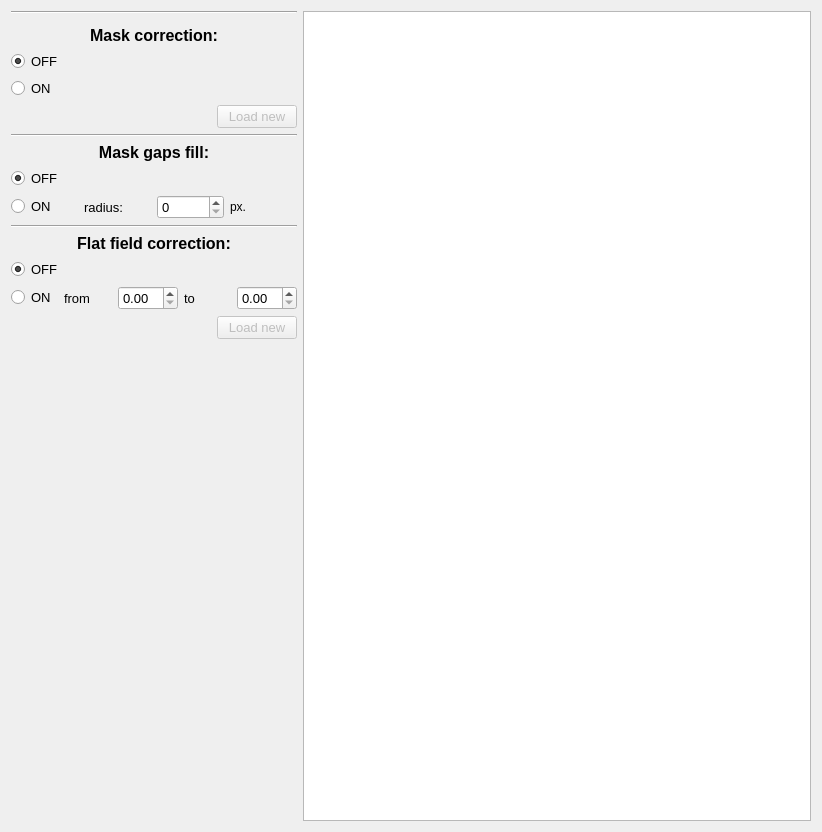
<?xml version="1.0" encoding="UTF-8"?>
<ui version="4.0">
 <class>Base2DDetectorSetup</class>
 <widget class="QWidget" name="Base2DDetectorSetup">
  <property name="geometry">
   <rect>
    <x>0</x>
    <y>0</y>
    <width>822</width>
    <height>832</height>
   </rect>
  </property>
  <property name="windowTitle">
   <string>Form</string>
  </property>
  <layout class="QHBoxLayout" name="horizontalLayout">
   <item>
    <layout class="QVBoxLayout" name="v_layout">
     <item>
      <widget class="Line" name="line_2">
       <property name="orientation">
        <enum>Qt::Horizontal</enum>
       </property>
      </widget>
     </item>
     <item>
      <widget class="QWidget" name="w_setup" native="true"/>
     </item>
     <item>
      <widget class="QLabel" name="label">
       <property name="font">
        <font>
         <pointsize>12</pointsize>
         <weight>75</weight>
         <bold>true</bold>
        </font>
       </property>
       <property name="text">
        <string>Mask correction:</string>
       </property>
       <property name="alignment">
        <set>Qt::AlignCenter</set>
       </property>
      </widget>
     </item>
     <item>
      <widget class="QRadioButton" name="rb_mask_off">
       <property name="font">
        <font>
         <pointsize>10</pointsize>
        </font>
       </property>
       <property name="text">
        <string>OFF</string>
       </property>
       <property name="checked">
        <bool>true</bool>
       </property>
       <attribute name="buttonGroup">
        <string notr="true">bg_mask_option</string>
       </attribute>
      </widget>
     </item>
     <item>
      <widget class="QRadioButton" name="rb_mask_on">
       <property name="font">
        <font>
         <pointsize>10</pointsize>
        </font>
       </property>
       <property name="text">
        <string>ON</string>
       </property>
       <attribute name="buttonGroup">
        <string notr="true">bg_mask_option</string>
       </attribute>
      </widget>
     </item>
     <item>
      <layout class="QHBoxLayout" name="horizontalLayout_2">
       <item>
        <widget class="QLabel" name="lb_mask_file">
         <property name="minimumSize">
          <size>
           <width>200</width>
           <height>0</height>
          </size>
         </property>
         <property name="text">
          <string/>
         </property>
        </widget>
       </item>
       <item>
        <widget class="QPushButton" name="but_load_mask">
         <property name="enabled">
          <bool>false</bool>
         </property>
         <property name="font">
          <font>
           <pointsize>10</pointsize>
          </font>
         </property>
         <property name="text">
          <string>Load new</string>
         </property>
        </widget>
       </item>
      </layout>
     </item>
     <item>
      <widget class="Line" name="line">
       <property name="orientation">
        <enum>Qt::Horizontal</enum>
       </property>
      </widget>
     </item>
     <item>
      <widget class="QLabel" name="label_9">
       <property name="font">
        <font>
         <pointsize>12</pointsize>
         <weight>75</weight>
         <bold>true</bold>
        </font>
       </property>
       <property name="text">
        <string>Mask gaps fill:</string>
       </property>
       <property name="alignment">
        <set>Qt::AlignCenter</set>
       </property>
      </widget>
     </item>
     <item>
      <widget class="QRadioButton" name="rb_fill_off">
       <property name="font">
        <font>
         <pointsize>10</pointsize>
        </font>
       </property>
       <property name="text">
        <string>OFF</string>
       </property>
       <property name="checked">
        <bool>true</bool>
       </property>
       <attribute name="buttonGroup">
        <string notr="true">bg_fill_option</string>
       </attribute>
      </widget>
     </item>
     <item>
      <layout class="QHBoxLayout" name="horizontalLayout_9">
       <item>
        <widget class="QRadioButton" name="rb_fill_on">
         <property name="font">
          <font>
           <pointsize>10</pointsize>
          </font>
         </property>
         <property name="text">
          <string>ON</string>
         </property>
         <attribute name="buttonGroup">
          <string notr="true">bg_fill_option</string>
         </attribute>
        </widget>
       </item>
       <item>
        <widget class="QLabel" name="label_10">
         <property name="font">
          <font>
           <pointsize>10</pointsize>
          </font>
         </property>
         <property name="text">
          <string>radius:</string>
         </property>
        </widget>
       </item>
       <item>
        <widget class="QSpinBox" name="sb_fill">
         <property name="font">
          <font>
           <pointsize>10</pointsize>
          </font>
         </property>
        </widget>
       </item>
       <item>
        <widget class="QLabel" name="label_11">
         <property name="text">
          <string>px.</string>
         </property>
        </widget>
       </item>
      </layout>
     </item>
     <item>
      <widget class="Line" name="line_5">
       <property name="orientation">
        <enum>Qt::Horizontal</enum>
       </property>
      </widget>
     </item>
     <item>
      <widget class="QLabel" name="label_2">
       <property name="font">
        <font>
         <pointsize>12</pointsize>
         <weight>75</weight>
         <bold>true</bold>
        </font>
       </property>
       <property name="text">
        <string>Flat field correction:</string>
       </property>
       <property name="alignment">
        <set>Qt::AlignCenter</set>
       </property>
      </widget>
     </item>
     <item>
      <widget class="QRadioButton" name="rb_ff_off">
       <property name="font">
        <font>
         <pointsize>10</pointsize>
        </font>
       </property>
       <property name="text">
        <string>OFF</string>
       </property>
       <property name="checked">
        <bool>true</bool>
       </property>
       <attribute name="buttonGroup">
        <string notr="true">bg_ff_option</string>
       </attribute>
      </widget>
     </item>
     <item>
      <layout class="QHBoxLayout" name="horizontalLayout_7">
       <item>
        <widget class="QRadioButton" name="rb_ff_on">
         <property name="font">
          <font>
           <pointsize>10</pointsize>
          </font>
         </property>
         <property name="text">
          <string>ON</string>
         </property>
         <attribute name="buttonGroup">
          <string notr="true">bg_ff_option</string>
         </attribute>
        </widget>
       </item>
       <item>
        <widget class="QLabel" name="label_3">
         <property name="font">
          <font>
           <pointsize>10</pointsize>
          </font>
         </property>
         <property name="text">
          <string>from</string>
         </property>
        </widget>
       </item>
       <item>
        <widget class="QDoubleSpinBox" name="dsb_ff_from">
         <property name="font">
          <font>
           <pointsize>10</pointsize>
          </font>
         </property>
        </widget>
       </item>
       <item>
        <widget class="QLabel" name="label_6">
         <property name="font">
          <font>
           <pointsize>10</pointsize>
          </font>
         </property>
         <property name="text">
          <string>to</string>
         </property>
        </widget>
       </item>
       <item>
        <widget class="QDoubleSpinBox" name="dsb_ff_to">
         <property name="font">
          <font>
           <pointsize>10</pointsize>
          </font>
         </property>
        </widget>
       </item>
      </layout>
     </item>
     <item>
      <layout class="QHBoxLayout" name="horizontalLayout_3">
       <item>
        <widget class="QLabel" name="lb_ff_file">
         <property name="minimumSize">
          <size>
           <width>200</width>
           <height>0</height>
          </size>
         </property>
         <property name="text">
          <string/>
         </property>
        </widget>
       </item>
       <item>
        <widget class="QPushButton" name="but_load_ff">
         <property name="enabled">
          <bool>false</bool>
         </property>
         <property name="font">
          <font>
           <pointsize>10</pointsize>
          </font>
         </property>
         <property name="text">
          <string>Load new</string>
         </property>
        </widget>
       </item>
      </layout>
     </item>
     <item>
      <spacer name="verticalSpacer">
       <property name="orientation">
        <enum>Qt::Vertical</enum>
       </property>
       <property name="sizeHint" stdset="0">
        <size>
         <width>20</width>
         <height>40</height>
        </size>
       </property>
      </spacer>
     </item>
    </layout>
   </item>
   <item>
    <widget class="GraphicsView" name="gv_main">
     <property name="autoFillBackground">
      <bool>false</bool>
     </property>
     <property name="styleSheet">
      <string notr="true"/>
     </property>
    </widget>
   </item>
  </layout>
 </widget>
 <customwidgets>
  <customwidget>
   <class>GraphicsView</class>
   <extends>QGraphicsView</extends>
   <header>pyqtgraph</header>
  </customwidget>
 </customwidgets>
 <resources/>
 <connections/>
 <buttongroups>
  <buttongroup name="bg_ff_option"/>
  <buttongroup name="bg_fill_option"/>
  <buttongroup name="bg_mask_option"/>
 </buttongroups>
</ui>
